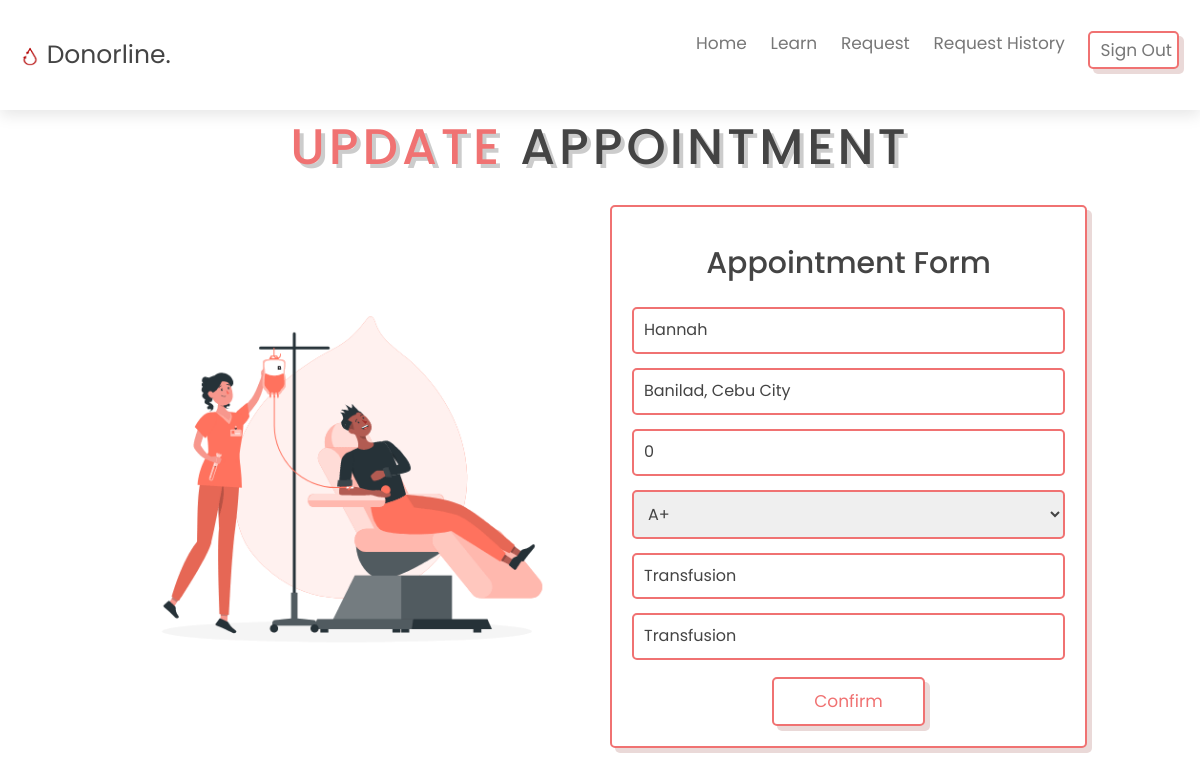
The page /recipientApp-update.php?updateid=11 on the database its author committed.
### tables this page shows
CREATE TABLE `requests` (
  `id` int(11) NOT NULL,
  `username` varchar(250) NOT NULL,
  `name` varchar(250) NOT NULL,
  `address` varchar(250) NOT NULL,
  `bloodtype` varchar(250) NOT NULL,
  `units` int(11) NOT NULL,
  `purpose` varchar(250) NOT NULL,
  `remarks` varchar(250) NOT NULL,
  `status` varchar(250) NOT NULL DEFAULT 'pending',
  `isDeleted` tinyint(4) NOT NULL DEFAULT 0,
  `isCompleted` int(11) NOT NULL DEFAULT 0,
  `isSelected` int(11) NOT NULL DEFAULT 0
);

### recipientApp-update.php (the view, shortened to what this page needs)
<?php
include "dbconfig.php";
$id=$_GET['updateid'];
$sql="SELECT * from `requests` where id=$id";
$result = mysqli_query($conn, $sql);
$row=mysqli_fetch_assoc($result);
$name=$row['name'];
$address=$row['address'];
$units=$row['units'];
$bloodtype=$row['bloodtype'];
$purpose=$row['purpose'];
$remarks=$row['remarks'];
?>
<?php
include "head.php";
include "recipient-navbar.php";
?>
<section class="donate" id="appoint">
    <h1 class="heading"> <span>Update</span> Appointment</h1>
    <div class="row">
        <div class="image">
            <img src="image/schedule.gif" alt="">
        </div>
        <form method="post">
            <h3>Appointment Form</h3>
            <input type="text" placeholder="Enter Your Full Name" class="box" name="name" value="<?php echo htmlspecialchars($name); ?>" required>
            <input type="text" placeholder="Address" class="box" name="address" value="<?php echo htmlspecialchars($address); ?>"required>
            <input type="number" placeholder="Enter Units Needed" class="box" name="units" value="<?php echo htmlspecialchars($units); ?>"required>
			<select id="bloodtype" class="box" name="bloodtype">
                <option value="A+" <?php echo ($bloodtype == 'A+')? 'selected="selected"':'';?>>A+</option>
            </select>
            <input type="text" placeholder="What is the purpose of your request?" class="box" name="purpose" value="<?php echo htmlspecialchars($purpose); ?>" required>
            <input type="text" placeholder="Request Remarks" class="box" name="remarks" value="<?php echo htmlspecialchars($remarks); ?>" required>
            <button class="btn">Confirm</button>
        </form>
    </div>
</section>
</body>
</html>

### css/style.css (style rules this page uses)
:root { --red:#f07272; --black:#444; --light-color:#777; --box-shadow:.5rem .5rem 0 rgba(122, 17, 9, 0.158); --text-shadow:.4rem .4rem 0 rgba(0, 0, 0, .2); --border:.2rem solid var(--red); }
* { font-family: 'Poppins', sans-serif; margin:0; padding: 0; box-sizing: border-box; outline: none; border: none; transition: all .2s ease-out; text-decoration: none; }
html { font-size: 62.5%; overflow-x: hidden; scroll-padding-top: 7rem; scroll-behavior: smooth; }
section { padding:10rem 9%; }
section:nth-child(even) { background: #ffffff; }
.heading { text-align: center; padding-bottom: 2rem; text-shadow: var(--text-shadow); text-transform: uppercase; color:var(--black); font-size: 5rem; letter-spacing: .4rem; }
.heading span { text-transform: uppercase; color:var(--red); }
.btn { display: inline-block; margin-top: 1rem; padding: .5rem; padding-left: 1rem; border:var(--border); border-radius: .5rem; box-shadow: var(--box-shadow); color:var(--red); cursor: pointer; font-size: 1.7rem; background: #fff; }
.donate .row { display: flex; align-items: center; flex-wrap: wrap; gap:2rem; }
.donate .row .image { flex:1 1 45rem; }
.donate .row .image img { width: 100%; }
.donate .row form { flex:1 1 45rem; background: #fff; border:var(--border); box-shadow: var(--box-shadow); text-align: center; padding: 2rem; border-radius: .5rem; }
.donate .row form h3 { color:var(--black); padding-bottom: 1rem; font-size: 3rem; }
.donate .row form .box { width: 100%; margin:.7rem 0; border-radius: .5rem; border:var(--border); font-size: 1.6rem; color: var(--black); text-transform: none; padding: 1rem; }
.row form .btn { padding:1rem 4rem; }

### rows shown on the page
requests: name "Hannah", address "Banilad, Cebu City", units "0", bloodtype "A+", purpose "Transfusion", remarks "Transfusion"
